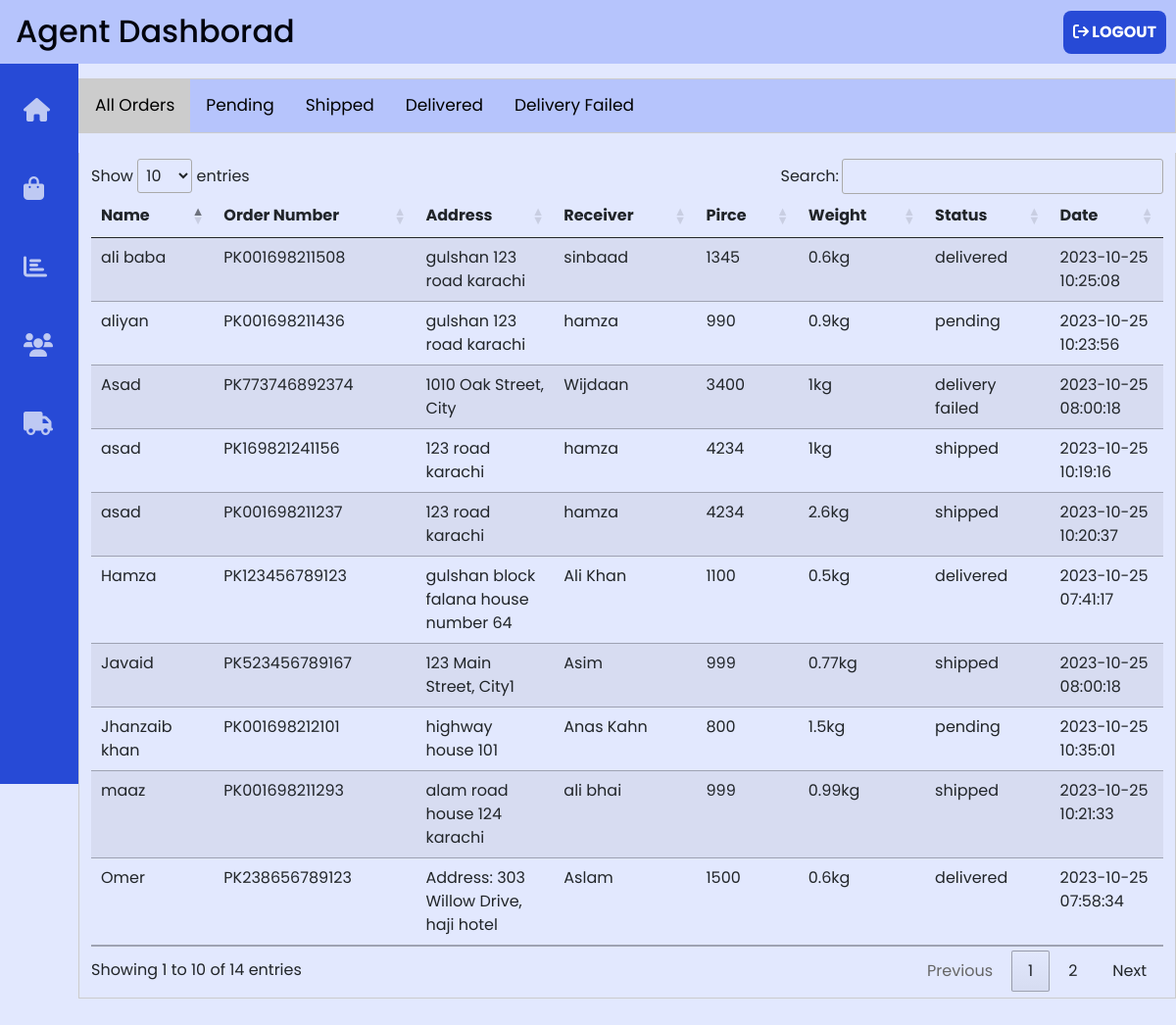
Screenshot of /agent/order.php (signed in) with the database file from the repository.
### tables this page shows
CREATE TABLE `orders` (
  `sno` int(11) NOT NULL,
  `sender` varchar(30) NOT NULL,
  `orderno` varchar(15) NOT NULL,
  `address` varchar(50) NOT NULL,
  `receiver` varchar(30) NOT NULL,
  `price` varchar(20) NOT NULL,
  `weight` varchar(10) NOT NULL,
  `status` varchar(20) NOT NULL,
  `date` datetime NOT NULL DEFAULT current_timestamp()
);

### agent/order.php (the view, shortened to what this page needs)
<!doctype html>
<html lang="en">
<head>
    <link rel="stylesheet" href="order.css">
    <link href="//cdn.datatables.net/1.13.6/css/jquery.dataTables.min.css" rel="stylesheet">
    <link href="https://cdn.jsdelivr.net/npm/bootstrap@5.0.2/dist/css/bootstrap.min.css" rel="stylesheet">
    <link rel="stylesheet" href="order.css">
    <link rel="stylesheet" href="https://cdnjs.cloudflare.com/ajax/libs/font-awesome/4.7.0/css/font-awesome.min.css">
    <link rel="stylesheet" href="https://cdnjs.cloudflare.com/ajax/libs/font-awesome/6.0.0/css/all.min.css" />
</head>
<body>
    <nav class="navbar">
        <ul class="navbar-nav">
            <li class="nav-item">
                <a href="./index.php" class="nav-link">
                    <i class='fa fa-home icons'></i>
                </a>
            </li>
            <li class="nav-item">
                <a href="./new.php" class="nav-link">
                    <i class='fa fa-shopping-bag icons'></i>
                </a>
            </li>
            <li class="nav-item">
                <a href="./order.php" class="nav-link">
                    <i class='fa fa-bar-chart icons'></i>
                </a>
            </li>
            <li class="nav-item">
                <a href="./staff.php" class="nav-link">
                    <i class='fa fa-group icons'></i>
                </a>
            </li>
            <li class="nav-item">
                <a href="#" class="nav-link">
                    <i class='fa fa fa-truck icons'></i>
                </a>
            </li>
        </ul>
    </nav>
    <div class="top-bar">
        <h2>Agent Dashborad</h2>
        <button type="submit">
            <a href="/Supercourier/agent/logout.php">
                <i class="fa fa-sign-out"></i> LOGOUT
            </a>
        </button>
    </div>
    <main>
        <div class="tab">
            <button class="tablinks" onclick="openCity(event, 'London')" id="defaultOpen">All Orders</button>
            <button class="tablinks" onclick="openCity(event, 'Paris')">Pending</button>
            <button class="tablinks" onclick="openCity(event, 'Tokyo')">Shipped</button>
            <button class="tablinks" onclick="openCity(event, 'lahore')">Delivered</button>
            <button class="tablinks" onclick="openCity(event, 'karachi')">Delivery Failed</button>
        </div>
        <div id="London" class="tabcontent">
            <div>
                <?php
                $servername = "localhost";
                $username = "root";
                $password = "";
                $database = "orders";
                $conn = mysqli_connect($servername, $username, $password, $database);
                $sql = "SELECT * FROM orders";
                $result = mysqli_query($conn, $sql);
                ?>
                <table class="table table-striped">
                    <thead>
                        <tr>
                            <th>Name</th>
                            <th>Order Number</th>
                            <th>Address</th>
                            <th>Receiver</th>
                            <th>Pirce</th>
                            <th>Weight</th>
                            <th>Status</th>
                            <th>Date</th>
                        </tr>
                    </thead>
                    <tbody>
                        <?php
                        while ($row = mysqli_fetch_assoc($result)) {
                        ?>
                            <tr>
                                <td><?php echo $row['sender'] ?></td>
                                <td><?php echo $row['orderno'] ?></td>
                                <td><?php echo $row['address'] ?></td>
                                <td><?php echo $row['receiver'] ?></td>
                                <td><?php echo $row['price'] ?></td>
                                <td><?php echo $row['weight'] ?></td>
                                <td><?php echo $row['status'] ?></td>
                                <td><?php echo $row['date'] ?></td>
                            </tr>
                        <?php } ?>
                    </tbody>
                </table>
            </div>
        </div>
    </main>
</body>
</html>

### agent/order.css (style rules this page uses)
:root { font-size: 16px; --background: #e2e8fe; --primary-color: #0933DC; --secondary-color: #B6C4FC; --accent: #274ad6; --accent-dark: #1f3caf; --text: #02040E; --white: #ffffff; --box-shadow: 10px 15px 15px 1px rgba(0, 0, 0, 0.14); }
body { margin: 0px; padding: 0px; background-color: var(--background); font-family: 'poppins'; }
main { margin-top: 5rem; margin-left: 5rem; margin-bottom: 5rem; }
table.dataTable thead>tr>th.sorting, table.dataTable thead>tr>th.sorting_asc, table.dataTable thead>tr>th.sorting_desc, table.dataTable thead>tr>th.sorting_asc_disabled, table.dataTable thead>tr>th.sorting_desc_disabled, table.dataTable thead>tr>td.sorting, table.dataTable thead>tr>td.sorting_asc, table.dataTable thead>tr>td.sorting_desc, table.dataTable thead>tr>td.sorting_asc_disabled, table.dataTable thead>tr>td.sorting_desc_disabled { cursor: pointer; position: relative; padding-right: 26px; }
.navbar { position: fixed; background-color: var(--accent); transition: width 600ms ease; overflow: hidden; z-index: 100; }
.navbar-nav { list-style: none; padding: 0; margin: 0; display: flex; flex-direction: column; align-items: center; height: 100%; }
.nav-item { width: 100%; }
.nav-link { display: flex; align-items: center; height: 5rem; color: rgb(255, 255, 255); text-decoration: none; filter: grayscale(100%) opacity(0.7); transition: var(--transition-speed); }
.nav-link>.icons { font-size: 1.5rem; margin-left: 1.5rem; color: rgb(255, 255, 255); }
@media only screen and (min-width: 600px) { .navbar { top: 0; width: 5rem; height: 100vh; } }
.top-bar { height: 65px; width: 100%; background-color: var(--secondary-color); position: fixed; top: 0; left: 0; display: flex; align-items: center; justify-content: space-between; z-index: 100; }
.top-bar h2 { margin: 0px; padding: 0px; color: var(--text); margin-left: 1rem; }
.top-bar button { margin: 0px; padding: 0px; padding: 10px; margin: 10px; border-radius: 0.5rem; border: none; background-color: var(--accent); }
.top-bar button a { color: white; text-decoration: none; font-weight: 700; }
.tab { overflow: hidden; border: 1px solid #ccc; background-color: var(--secondary-color); margin-bottom: 20px; }
.tab button { background-color: inherit; float: left; border: none; outline: none; cursor: pointer; padding: 14px 16px; transition: 0.3s; font-size: 17px; }
.tab button.active { background-color: #ccc; }
.tabcontent { display: none; padding: 6px 12px; border: 1px solid #ccc; border-top: none; }
.tabcontent { animation: fadeEffect 1s; }

### rows the page displays
orders: sender "Hamza", orderno "PK123456789123", address "gulshan block falana house number 64", receiver "Ali Khan", price "1100", weight "0.5kg", status "delivered", date "2023-10-25 07:41:17"
orders: sender "Omer", orderno "PK238656789123", address "Address: 303 Willow Drive, haji hotel", receiver "Aslam", price "1500", weight "0.6kg", status "delivered", date "2023-10-25 07:58:34"
orders: sender "Javaid", orderno "PK523456789167", address "123 Main Street, City1", receiver "Asim", price "999", weight "0.77kg", status "shipped", date "2023-10-25 08:00:18"
orders: sender "Asad", orderno "PK773746892374", address "1010 Oak Street, City", receiver "Wijdaan", price "3400", weight "1kg", status "delivery failed", date "2023-10-25 08:00:18"
orders: sender "asad", orderno "PK169821241156", address "123 road karachi", receiver "hamza", price "4234", weight "1kg", status "shipped", date "2023-10-25 10:19:16"
orders: sender "asad", orderno "PK001698211237", address "123 road karachi", receiver "hamza", price "4234", weight "2.6kg", status "shipped", date "2023-10-25 10:20:37"
orders: sender "maaz", orderno "PK001698211293", address "alam road house 124 karachi", receiver "ali bhai", price "999", weight "0.99kg", status "shipped", date "2023-10-25 10:21:33"
orders: sender "aliyan", orderno "PK001698211436", address "gulshan 123 road karachi", receiver "hamza", price "990", weight "0.9kg", status "pending", date "2023-10-25 10:23:56"
orders: sender "ali baba", orderno "PK001698211508", address "gulshan 123 road karachi", receiver "sinbaad", price "1345", weight "0.6kg", status "delivered", date "2023-10-25 10:25:08"
orders: sender "Jhanzaib khan", orderno "PK001698212101", address "highway house 101", receiver "Anas Kahn", price "800", weight "1.5kg", status "pending", date "2023-10-25 10:35:01"
